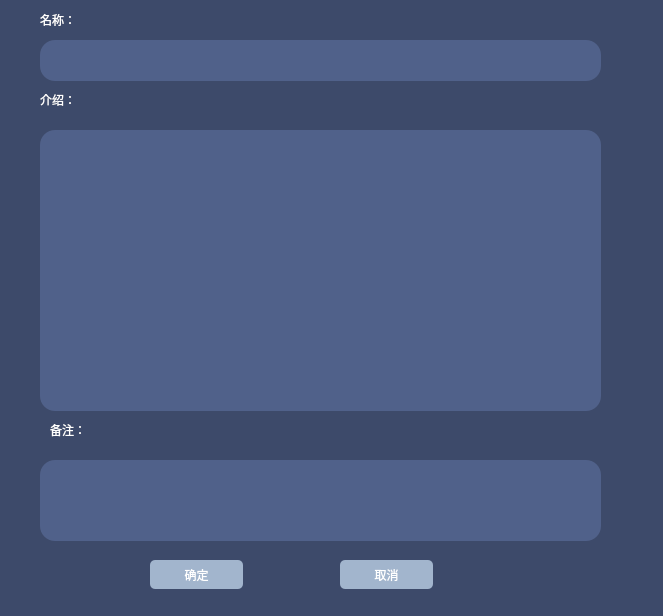
<?xml version="1.0" encoding="UTF-8"?>
<ui version="4.0">
 <class>addNewPeopleWindow</class>
 <widget class="QDialog" name="addNewPeopleWindow">
  <property name="geometry">
   <rect>
    <x>0</x>
    <y>0</y>
    <width>663</width>
    <height>616</height>
   </rect>
  </property>
  <property name="windowTitle">
   <string>新增人物</string>
  </property>
  <property name="styleSheet">
   <string notr="true">background-color: rgb(61, 74, 106);</string>
  </property>
  <widget class="QTextEdit" name="addNewPeopleName">
   <property name="geometry">
    <rect>
     <x>40</x>
     <y>40</y>
     <width>561</width>
     <height>41</height>
    </rect>
   </property>
   <property name="styleSheet">
    <string notr="true">background-color: rgb(80, 97, 138);
border-radius:15px;
color: rgb(255, 255, 255);</string>
   </property>
  </widget>
  <widget class="QTextEdit" name="addNewPeopleDescribe">
   <property name="geometry">
    <rect>
     <x>40</x>
     <y>130</y>
     <width>561</width>
     <height>281</height>
    </rect>
   </property>
   <property name="styleSheet">
    <string notr="true">background-color: rgb(80, 97, 138);
border-radius:15px;
color: rgb(255, 255, 255);</string>
   </property>
  </widget>
  <widget class="QTextEdit" name="addNewPeopleConnection">
   <property name="geometry">
    <rect>
     <x>40</x>
     <y>460</y>
     <width>561</width>
     <height>81</height>
    </rect>
   </property>
   <property name="styleSheet">
    <string notr="true">background-color: rgb(80, 97, 138);
border-radius:15px;
color: rgb(255, 255, 255);</string>
   </property>
  </widget>
  <widget class="QPushButton" name="okBtn">
   <property name="geometry">
    <rect>
     <x>150</x>
     <y>560</y>
     <width>93</width>
     <height>29</height>
    </rect>
   </property>
   <property name="styleSheet">
    <string notr="true">background-color: rgb(162, 181, 205);
color: rgb(255, 255, 255);
border: 0px;
border-radius:5px;</string>
   </property>
   <property name="text">
    <string>确定</string>
   </property>
  </widget>
  <widget class="QPushButton" name="cancelBtn">
   <property name="geometry">
    <rect>
     <x>340</x>
     <y>560</y>
     <width>93</width>
     <height>29</height>
    </rect>
   </property>
   <property name="styleSheet">
    <string notr="true">background-color: rgb(162, 181, 205);
color: rgb(255, 255, 255);
border: 0px;
border-radius:5px;</string>
   </property>
   <property name="text">
    <string>取消</string>
   </property>
  </widget>
  <widget class="QLabel" name="peoNameLabel">
   <property name="geometry">
    <rect>
     <x>40</x>
     <y>10</y>
     <width>69</width>
     <height>20</height>
    </rect>
   </property>
   <property name="styleSheet">
    <string notr="true">color: rgb(255, 255, 255);
font: 11pt &quot;Microsoft YaHei UI&quot;;</string>
   </property>
   <property name="text">
    <string>名称：</string>
   </property>
  </widget>
  <widget class="QLabel" name="peoDescLabel">
   <property name="geometry">
    <rect>
     <x>40</x>
     <y>90</y>
     <width>61</width>
     <height>20</height>
    </rect>
   </property>
   <property name="styleSheet">
    <string notr="true">color: rgb(255, 255, 255);
font: 11pt &quot;Microsoft YaHei UI&quot;;</string>
   </property>
   <property name="text">
    <string>介绍：</string>
   </property>
  </widget>
  <widget class="QLabel" name="peoConnecLabel">
   <property name="geometry">
    <rect>
     <x>50</x>
     <y>420</y>
     <width>69</width>
     <height>20</height>
    </rect>
   </property>
   <property name="styleSheet">
    <string notr="true">color: rgb(255, 255, 255);
font: 11pt &quot;Microsoft YaHei UI&quot;;</string>
   </property>
   <property name="text">
    <string>备注：</string>
   </property>
  </widget>
 </widget>
 <resources/>
 <connections/>
</ui>
